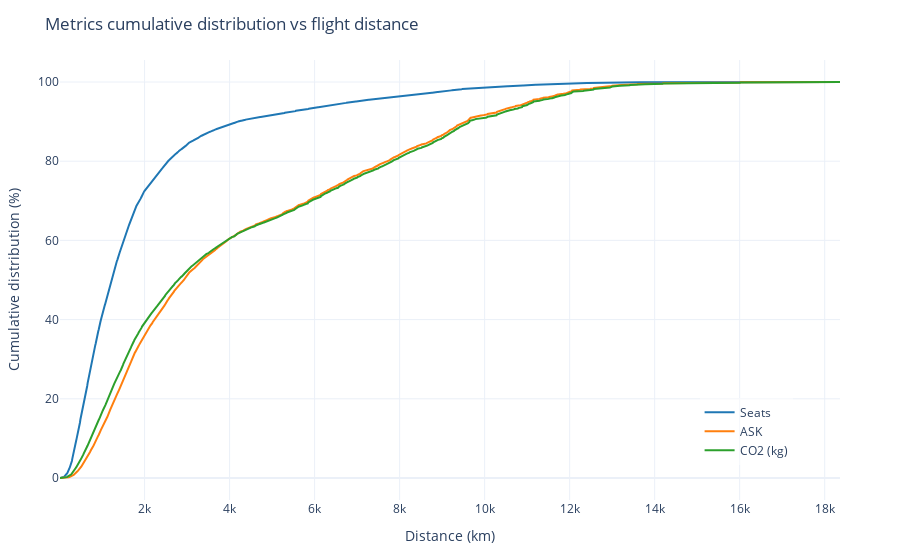

Notebook source saved alongside this figure:
### Code cell
distance_cumul_plot_flights(df)

### Figure 1 — Plotly figure (JSON) as saved in the notebook; plotly's stock layout.template omitted (floating-point values rounded to 4 significant figures; data arrays with more than 128 entries replaced by an {"elided": "..."} marker saying what was removed)
{"data": [{"hovertemplate": "%{y:.2f} %", "line": {"color": "#1f77b4", "width": 2}, "mode": "lines", "name": "Seats", "type": "scatter", "x": {"elided": "1836 int values"}, "y": {"elided": "1836 float values"}}, {"hovertemplate": "%{y:.2f} %", "line": {"color": "#ff7f0e", "width": 2}, "mode": "lines", "name": "ASK", "type": "scatter", "x": {"elided": "1836 int values"}, "y": {"elided": "1836 float values"}}, {"hovertemplate": "%{y:.2f} %", "line": {"color": "#2ca02c", "width": 2}, "mode": "lines", "name": "CO2 (kg)", "type": "scatter", "x": {"elided": "1836 int values"}, "y": {"elided": "1836 float values"}}], "layout": {"hovermode": "x", "legend": {"bgcolor": "rgba(255, 255, 255, 0.5)", "x": 0.82, "y": 0.08}, "margin": {"b": 60, "l": 60, "r": 60, "t": 60}, "title": {"text": "Metrics cumulative distribution vs flight distance"}, "xaxis": {"title": {"text": "Distance (km)"}}, "yaxis": {"title": {"text": "Cumulative distribution (%)"}}}}
